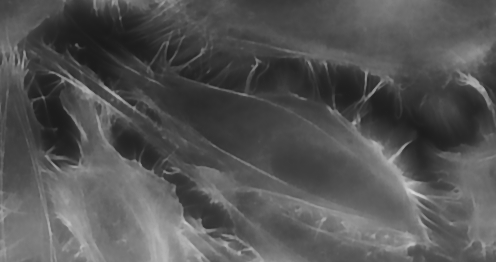
#> input picture data/test_img1.tif, 496 x 262 px; its folder holds only this picture in this run
$ python actin_analyzer.py   (older library calls are emulated)
#> lines starting #> are read from the running program, lines starting #| are printed output that depends on the picture; long printed decimals are rounded
### sources/im_utils.py
import numpy as np  # numerics
import math as math  # math
import skimage.io as io
import skimage.color
from skimage.filters import threshold_otsu
from skimage.feature import peak_local_max
from scipy.ndimage.filters import gaussian_filter
from scipy.ndimage.filters import laplace
from scipy.ndimage.filters import gaussian_gradient_magnitude


def scaled_laplace(arr):
    lap = np.array(laplace(gaussian_filter(arr,1),output = np.float))
    max_lap = np.max(np.array(lap).flatten()) #haha
    #return lap *((1./max_lap) )  # yes or no ?
    return lap

### sources/contours.py
import colorama as cl


def convex_contours(binary_mat):  # I have an idea how to do this, but this is... (Inspired by something on Fast)
    contours = []
    mat = binary_mat.copy()
    for i in range(len(binary_mat)):
        for j in range(len(binary_mat[0])):
            if (mat[i][j] != 0):
                start_pix = [i,j]
                waiting_pix = []
                contour_pix = []
                contour_pix.append(start_pix)
                convex = False
                mat[i][j] = 0
                current_pix = [i,j]
                if (j+1 < len(mat[0]) and mat[current_pix[0]][current_pix[1]+1] != 0):  # should have done an intricated loop…
                    waiting_pix.append([current_pix[0],current_pix[1]+1])
                    mat[current_pix[0],current_pix[1]+1] = 0
                    contour_pix.append([current_pix[0],current_pix[1]+1])

                if (current_pix[1]-1 >= 0 and mat[current_pix[0]][current_pix[1]-1] != 0):
                    waiting_pix.append([current_pix[0],current_pix[1]-1])
                    mat[current_pix[0],current_pix[1]-1] = 0
                    contour_pix.append([current_pix[0],current_pix[1]-1])

                if (current_pix[0]+1 < len(mat) and mat[current_pix[0]+1][current_pix[1]] != 0):
                    waiting_pix.append([current_pix[0]+1,current_pix[1]])
                    mat[current_pix[0]+1,current_pix[1]] = 0
                    contour_pix.append([current_pix[0]+1,current_pix[1]])

                if (current_pix[0]-1 >=0 and mat[current_pix[0]-1][current_pix[1]] != 0):
                    waiting_pix.append([current_pix[0]-1,current_pix[1]])
                    mat[current_pix[0]-1,current_pix[1]] = 0
                    contour_pix.append([current_pix[0]-1,current_pix[1]])

                if (current_pix[0]+1 < len(mat) and current_pix[1]+1 < len(mat[0]) and mat[current_pix[0]+1][current_pix[1]+1] != 0):
                    waiting_pix.append([current_pix[0]+1,current_pix[1]+1])
                    mat[current_pix[0]+1,current_pix[1]+1] = 0
                    contour_pix.append([current_pix[0]+1,current_pix[1]+1])

                if ( current_pix[0]+1 < len(mat) and current_pix[1]-1 >= 0 and mat[current_pix[0]+1][current_pix[1]-1] != 0):
                    waiting_pix.append([current_pix[0]+1,current_pix[1]-1])
                    mat[current_pix[0]+1,current_pix[1]-1] = 0
                    contour_pix.append([current_pix[0]+1,current_pix[1]-1])

                if (current_pix[0]-1 >= 0 and current_pix[1]+1 < len(mat[0]) and mat[current_pix[0]-1][current_pix[1]+1] != 0):
                    waiting_pix.append([current_pix[0]-1,current_pix[1]+1])
                    mat[current_pix[0]-1,current_pix[1]+1] = 0
                    contour_pix.append([current_pix[0]-1,current_pix[1]+1])

                if (current_pix[0]-1 >=0 and current_pix[1]-1 >=0 and mat[current_pix[0]-1][current_pix[1]-1] != 0):
                    waiting_pix.append([current_pix[0]-1,current_pix[1]-1])
                    mat[current_pix[0]-1,current_pix[1]-1] = 0
                    contour_pix.append([current_pix[0]-1,current_pix[1]-1])


                while (len(waiting_pix) != 0):
                    current_pix = waiting_pix.pop(0)
                    #if (len(contour_pix) > 15 and (abs(current_pix[0] - start_pix[0]) ==1 or abs(current_pix[1] - start_pix[1]) ==1)): convex = True

                    if (current_pix[1]+1 < len(mat[0]) and mat[current_pix[0]][current_pix[1]+1] != 0):  # should have done an intricated loop…
                        waiting_pix.append([current_pix[0],current_pix[1]+1])
                        mat[current_pix[0],current_pix[1]+1] = 0
                        contour_pix.append([current_pix[0],current_pix[1]+1])

                    if (current_pix[1]-1 >= 0 and mat[current_pix[0]][current_pix[1]-1] != 0):
                        waiting_pix.append([current_pix[0],current_pix[1]-1])
                        mat[current_pix[0],current_pix[1]-1] = 0
                        contour_pix.append([current_pix[0],current_pix[1]-1])

                    if (current_pix[0]+1 < len(mat) and mat[current_pix[0]+1][current_pix[1]] != 0):
                        waiting_pix.append([current_pix[0]+1,current_pix[1]])
                        mat[current_pix[0]+1,current_pix[1]] = 0
                        contour_pix.append([current_pix[0]+1,current_pix[1]])

                    if (current_pix[0]-1 >=0 and mat[current_pix[0]-1][current_pix[1]] != 0):
                        waiting_pix.append([current_pix[0]-1,current_pix[1]])
                        mat[current_pix[0]-1,current_pix[1]] = 0
                        contour_pix.append([current_pix[0]-1,current_pix[1]])

                    if (current_pix[0]+1 < len(mat) and current_pix[1]+1 < len(mat[0]) and mat[current_pix[0]+1][current_pix[1]+1] != 0):
                        waiting_pix.append([current_pix[0]+1,current_pix[1]+1])
                        mat[current_pix[0]+1,current_pix[1]+1] = 0
                        contour_pix.append([current_pix[0]+1,current_pix[1]+1])

                    if ( current_pix[0]+1 < len(mat) and current_pix[1]-1 >= 0 and mat[current_pix[0]+1][current_pix[1]-1] != 0):
                        waiting_pix.append([current_pix[0]+1,current_pix[1]-1])
                        mat[current_pix[0]+1,current_pix[1]-1] = 0
                        contour_pix.append([current_pix[0]+1,current_pix[1]-1])

                    if (current_pix[0]-1 >= 0 and current_pix[1]+1 < len(mat[0]) and mat[current_pix[0]-1][current_pix[1]+1] != 0):
                        waiting_pix.append([current_pix[0]-1,current_pix[1]+1])
                        mat[current_pix[0]-1,current_pix[1]+1] = 0
                        contour_pix.append([current_pix[0]-1,current_pix[1]+1])

                    if (current_pix[0]-1 >=0 and current_pix[1]-1 >=0 and mat[current_pix[0]-1][current_pix[1]-1] != 0):
                        waiting_pix.append([current_pix[0]-1,current_pix[1]-1])
                        mat[current_pix[0]-1,current_pix[1]-1] = 0
                        contour_pix.append([current_pix[0]-1,current_pix[1]-1])

                """
                if (convex == True):
                    tamp_mat = mat.copy()
                    tamp_mat = np.array(tamp_mat,dtype = np.int16)
                    for k in range(len(contour_pix)):
                        tamp_mat[contour_pix[k][0],contour_pix[k][1]] = 2
                    print(len(contour_pix))
                    print(contour_pix)
                    plt.pcolormesh(tamp_mat)
                    plt.waitforbuttonpress()
                """


                contours.append(contour_pix)
                print("    [Contours.py] > " + cl.Back.GREEN+str(len(contours))+cl.Style.RESET_ALL + " contours found so far\r",end = "")
    print()
    return contours

### sources/class_filament.py
import numpy as np
from skimage.morphology import skeletonize
from scipy.optimize import curve_fit  # fitting
import matplotlib.pyplot as plt  # plotting


def pix_dis(pix1,pix2):
    return np.sqrt((pix1[0]-pix2[0])**2 + (pix1[1]-pix2[1])**2)


def linear_func(x,a,b):
    return a*x+b


#############################################
#### CLASS FILAMENT
#############################################

#### TODO
# - find the angle: maybe the easiest is to fit the filament with a line (curve_fit function) a*x+b and then get the angle from a? (undergoin)
# - approx of curvature: ratio of biggest_dimension and length?
# - get width: ratio of skeleton length vs raw_length?

class filament:    # this is a class (object oriented code, kinda…) it will simplify things in the long run…
    def __init__(self, contour,size_x,size_y):
        self.contour = contour  # this is the contour
        self.skeleton = []   # this is the skeleton of this contour (calculated after)
        self.terminal_points = []
        self.size_x = size_x
        self.size_y = size_y
        self.compute_skeleton()


    """
    def compute_skeleton(self):  # I've an idea of a speed-up here
        self.terminal_points = []
        self.skeleton = []
        tamp_mat = np.zeros((self.size_x,self.size_y))
        small_tamp_mat = np.zeros(())
        for i in range(len(self.contour)):
            tamp_mat[self.contour[i][0], self.contour[i][1]] = 1
        skele = skeletonize(tamp_mat)
        for i in range(len(self.contour)):
            if (skele[self.contour[i][0]][self.contour[i][1]] == 1):  # skeleton is in the contour

                self.skeleton.append([self.contour[i][0],self.contour[i][1]])
                N_neighbors = 0
                for ii in range(-1,2):
                    for jj in range(-1,2):
                        if (self.contour[i][0]+ii > 0 and self.contour[i][0]+ii < self.size_x and self.contour[i][1]+jj > 0 and self.contour[i][1]+jj < self.size_y):
                            if (skele[self.contour[i][0]+ii][self.contour[i][1]+jj] == 1):
                                N_neighbors += 1
                if (N_neighbors==2):
                    self.terminal_points.append([self.contour[i][0],self.contour[i][1]])

    """


    def compute_skeleton(self):  # Sped up version
        self.terminal_points = []
        self.skeleton = []
        contour_np = np.array(self.contour)
        contour_np = contour_np.T
        tamp_mat = np.zeros((self.size_x,self.size_y))
        mm_x = [np.amin(contour_np[0]),np.amax(contour_np[0])]
        mm_y = [np.amin(contour_np[1]),np.amax(contour_np[1])]
        small_tamp_mat = np.zeros((mm_x[1]-mm_x[0]+1,mm_y[1]-mm_y[0]+1)) # no need to skeletonize something filled with zeros, let's work with a small one instead and then paste it in the big one
        for i in range(len(self.contour)):
            #tamp_mat[self.contour[i][0], self.contour[i][1]] = 1
            small_tamp_mat[self.contour[i][0]-mm_x[0],self.contour[i][1]-mm_y[0]] = 1
        skele = skeletonize(small_tamp_mat)
        tamp_mat[mm_x[0]:mm_x[1]+1,mm_y[0]:mm_y[1]+1] = skele
        skele = tamp_mat.copy()
        for i in range(len(self.contour)):
            if (skele[self.contour[i][0]][self.contour[i][1]] == 1):  # skeleton is in the contour

                self.skeleton.append([self.contour[i][0],self.contour[i][1]])
                N_neighbors = 0
                for ii in range(-1,2):
                    for jj in range(-1,2):
                        if (self.contour[i][0]+ii > 0 and self.contour[i][0]+ii < self.size_x and self.contour[i][1]+jj > 0 and self.contour[i][1]+jj < self.size_y):
                            if (skele[self.contour[i][0]+ii][self.contour[i][1]+jj] == 1):
                                N_neighbors += 1
                if (N_neighbors==2):
                    self.terminal_points.append([self.contour[i][0],self.contour[i][1]])


    def raw_length(self):
        return len(self.contour)

    def skeleton_length(self):
        return len(self.skeleton)

    def thickness_proxy(self):
        return len(self.contour) / len(self.skeleton)

    # [22 lines left out: functions biggest_dimension, main_angle, not called in this run]


    def get_tendency_around_pix(self, pix, distance):
        for i in range(len(self.skeleton)):
            d_x = 0
            d_y = 0
            N = 0
            dis = np.sqrt((pix[0] - self.skeleton[i][0])**2 + (pix[1] - self.skeleton[i][1])**2)
            if (dis < distance and dis > 0):
                d_x += (pix[0] - self.skeleton[i][0])/dis
                d_y += (pix[1] - self.skeleton[i][1])/dis
                N+=1
        if (N != 0):
            d_x /= N
            d_y /= N


            max_d = max(np.abs(d_x),np.abs(d_y))
            d_x /= max_d
            d_y /= max_d

        return d_x,d_y


    def get_tendency_around_TP(self, TP, distance):
        return self.get_tendency_around_pix(self.terminal_points[TP],distance)


### sources/class_filament_group.py
import numpy as np
from skimage.morphology import skeletonize
from scipy.optimize import curve_fit  # fitting
from sources.class_filament import *


#############################################
#### CLASS FILAMENT GROUP
#############################################


##### TODO
# - add the handlers for the ratios that will soon be coded for the filament class

class filament_group:
    def __init__(self):
        self.filaments = []

    def add_filament(self, filament):
        self.filaments.append(filament)

    # [7 lines left out: function get_skeleton_img_with_len, not called in this run]


    def get_skeleton_img_with_terminal_points(self, sizeX, sizeY):
        img = np.zeros((sizeX,sizeY)) #might be the other way around
        for i in self.filaments:
            ske = i.skeleton
            for j in ske:
                img[j[0],j[1]] = 1
            for j in i.terminal_points:
                img[j[0],j[1]] = 2
        return img


    def get_skeleton_img(self, sizeX, sizeY):
        img = np.zeros((sizeX,sizeY)) #might be the other way around
        for i in self.filaments:
            ske = i.skeleton
            for j in ske:
                img[j[0],j[1]] = 1
        return img


    # [20 lines left out: functions get_contour_img_with_len, filter_on_RL, not called in this run]


    def filter_on_SL(self, min_length, max_length): # filter filaments on their skeleton length
        k = 0
        to_del = []
        for i in self.filaments:
            if (i.skeleton_length() > max_length or i.skeleton_length() < min_length):
                to_del.append(k)
            k+=1
        for i in range(len(to_del)):  ## it is a bit weird and not very efficient...
            del self.filaments[to_del[-i-1]]


    ########## RAW LENGTH
    # [93 lines left out: functions get_raw_lengths, get_mean_raw_length, get_std_raw_length, get_skeleton_lengths, get_mean_skeleton_length, get_std_skeleton_length and 9 more, not called in this run]


    def get_filament_index_from_pixel_in_skeleton(self,pixel):
        to_return = -1
        for i in range(len(self.filaments)):
            for j in range(len(self.filaments[i].skeleton)):
                if (self.filaments[i].skeleton[j] == pixel):
                    to_return = i
                    break
        return to_return

    def merge_filaments(self,f1,f2):
        if (f2>f1):
            to_del = self.filaments.pop(f2) # this filament is now removed from the list
            self.filaments[f1].contour += to_del.contour
            self.filaments[f1].compute_skeleton()
            return f1
        else:
            to_del = self.filaments.pop(f1) # this filament is now removed from the list
            self.filaments[f2].contour += to_del.contour
            self.filaments[f2].compute_skeleton()
            return f2


    def gap_fill(self,max_gap,memory,**kwarg):
        explore = False
        verbose = False
        for key, value in kwarg.items():
            if (key== "explore"):
                explore = value
            if (key== "verbose"):
                verbose = value


        size_x = self.filaments[0].size_x
        size_y = self.filaments[0].size_y
        N_filaments = len(self.filaments)
        current_filament = 0
        map = self.get_skeleton_img(size_x, size_y)

        while (current_filament<N_filaments):  # or < ?
            if (verbose):
                print(" [gap_fill] -> " + str(current_filament)+"/"+str(N_filaments),end="\r")
            if (len(self.filaments[current_filament].skeleton) > 1):
                current_TP = 0
                N_TP = len(self.filaments[current_filament].terminal_points)
                #print(current_filament)
                while (current_TP < N_TP):
                     current_gap = 1
                     #print(self.filaments[current_filament].terminal_points)
                     current_TP_pix = self.filaments[current_filament].terminal_points[current_TP]
                     pending_pix = []
                     d_x,d_y = self.filaments[current_filament].get_tendency_around_TP(current_TP,memory)
                     candidate_pix = []
                     found_good_fil = False
                     if not (d_x==0 and d_y==0):
                         while (current_gap <= max_gap):
                             current_pix = [int(current_TP_pix[0] + current_gap * d_x),int(current_TP_pix[1] + current_gap * d_y)]
                             if not (current_pix[0] >= 0 and current_pix[0] < size_x and current_pix[1] >= 0 and  current_pix[1] < size_y):
                                 break
                             pending_pix.append(current_pix)
                             current_gap += 1
                             found_good_fil = False
                             found_other_fil = False

                             if (map[current_pix[0],current_pix[1]] == 1):
                                 found_other_fil = True
                                 candidate_pix = [current_pix[0],current_pix[1]]
                             if (explore):
                                 for ii in range(-1,2):
                                     for jj in range(-1,2):
                                         if (current_pix[0]+ii >= 0 and current_pix[0]+ii < size_x and current_pix[1]+jj >= 0 and  current_pix[1]+jj < size_y):
                                             if (map[current_pix[0]+ii,current_pix[1]+jj] == 1):
                                                 found_other_fil = True
                                                 candidate_pix = [current_pix[0]+ii,current_pix[1]+jj]

                             if (found_other_fil):
                                  candidate_fil = self.get_filament_index_from_pixel_in_skeleton(candidate_pix)

                                  if (candidate_fil != current_filament and candidate_fil != -1):
                                      found_good_fil = True
                                      if (verbose):
                                          print("\n * Found two potential matching filaments: ", current_filament, candidate_fil," at pix", candidate_pix)
                                      current_filament = self.merge_filaments(current_filament, candidate_fil)
                                      for cc in pending_pix:
                                          if not (cc in self.filaments[current_filament].contour):
                                              self.filaments[current_filament].contour.append(cc)
                                          self.filaments[current_filament].compute_skeleton()
                                      #current_filament = 0
                                      current_TP = 0
                             if (found_good_fil):
                                  current_TP = 0
                                  break
                         if (found_good_fil):
                              current_TP = 0
                              break


                     current_TP +=1


            current_filament +=1
            map = self.get_skeleton_img(self.filaments[0].size_x, self.filaments[0].size_y)
            N_filaments = len(self.filaments)


### actin_analyzer.py
#!/usr/bin/python3

"""
T. Combriat. 2020
Program to get features from fluorescence images, especially actin filaments
Dongho_branch
"""

# TODO 20250816: colorama (done)
# TODO 20250906: add timer to measure run time of the script (done)
# TODO 20250913: tidy up plotting and make them logical
# TODO 20250913: make prints more logical

### Starting a timer
import time
start_time = time.time()

### Header
print()
print("***********************************************************")
print("******************* Actin Analyzer ************************")
print("***************************************** Kwak/Combriat2020")
print()

#################
# library imports
#################
import os  as os
import matplotlib.pyplot as plt
import pandas as pd
from tqdm import tqdm
from colorama import init, Fore, Back
import cv2
import skimage.io as io
from skimage.morphology import skeletonize
from skimage import filters
# [14 lines of commented-out code are left out]
from sources.im_utils import *
from sources.general_utils import *
from sources.contours import *
from sources.class_filament import *
from sources.class_filament_group import *
from parameters import *

########################
# Global data containers
########################
names = []
skeleton_lengths = []
skeleton_angles = []
skeleton_thickness = []
threshold_value = 0
sep = os.sep


### Colorama initialization
init(autoreset=True)

try:
    os.mkdir(output_folder)
except FileExistsError:
    print("Attempted to create an output folder in the current directory, but it is already created!")

ls = os.listdir(input_folder)

for i in ls:
    if (i.split(splitter)[-1] == target_image_suffix):

        names.append(str(i))

        print(Fore.BLUE + "- Opening file: " + Fore.WHITE + Back.BLUE + i)

        #### Loading an image, applying a few filters
        raw_img = io.imread(input_folder + sep + i) #These are more than 8bits images
#> raw_img is the input picture: shape (262, 496, 3); min 26, max 218, mean 84.4
        #raw_img = gaussian_filter(raw_img, sigma=10)
        raw_img = cv2.cvtColor(raw_img, cv2.COLOR_BGR2GRAY)
#> raw_img: shape (262, 496)
        raw_img = np.stack((raw_img,raw_img,raw_img), axis=2)
        raw_green = raw_img[:,:,1]
        lap_green = scaled_laplace(raw_img[:,:,1])
#> in scaled_laplace, `lap = np.array(laplace(gaussian_filter(arr,1),output = np.float))`:
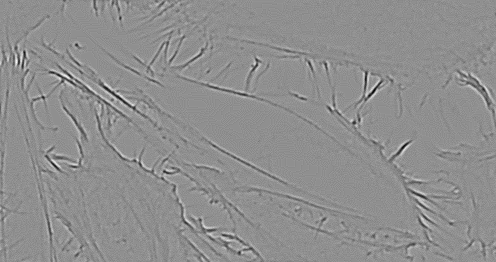
#> lap: shape (262, 496) float64; min -41, max 32, mean 0; drawn with min black and max white
#> in scaled_laplace, `max_lap = np.max(np.array(lap).flatten())`: max_lap = 32
        #max_fil_green = maximum_filter(lap_green,5)
        #grad_green = gaussian_gradient_magnitude(lap_green,7)
        #scharr_green = filters.scharr(lap_green)

        #### Automatically finding a good threshold value: the mean of laplacian corresponds to the background, we take only pixels that are away of one std from this mean
        threshold_value = np.mean(lap_green.flatten())-np.std(lap_green.flatten())
#> threshold_value = -3.73
        print(Fore.BLUE + "Taking an automatic threshold value of "+ Fore.WHITE + Back.BLUE + str(threshold_value))
#| Taking an automatic threshold value of -3.734

        thresholded_img = lap_green < np.array(filters.threshold_local(lap_green,25,offset = -threshold_value))
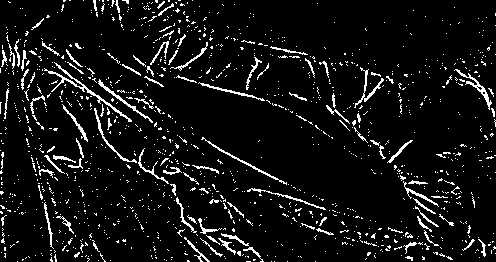
#> thresholded_img: shape (262, 496) bool; 7.3% white in thin lines or dots

        #### Create a square mesh for plotting using matplotlib
        XX,YY  = np.meshgrid(np.arange(len(raw_green[0])), np.arange(len(raw_green)))
#> YY: shape (262, 496) int64; 262 distinct labels, from 0 to 261
#> (the rest of the program and of its run is left out)
